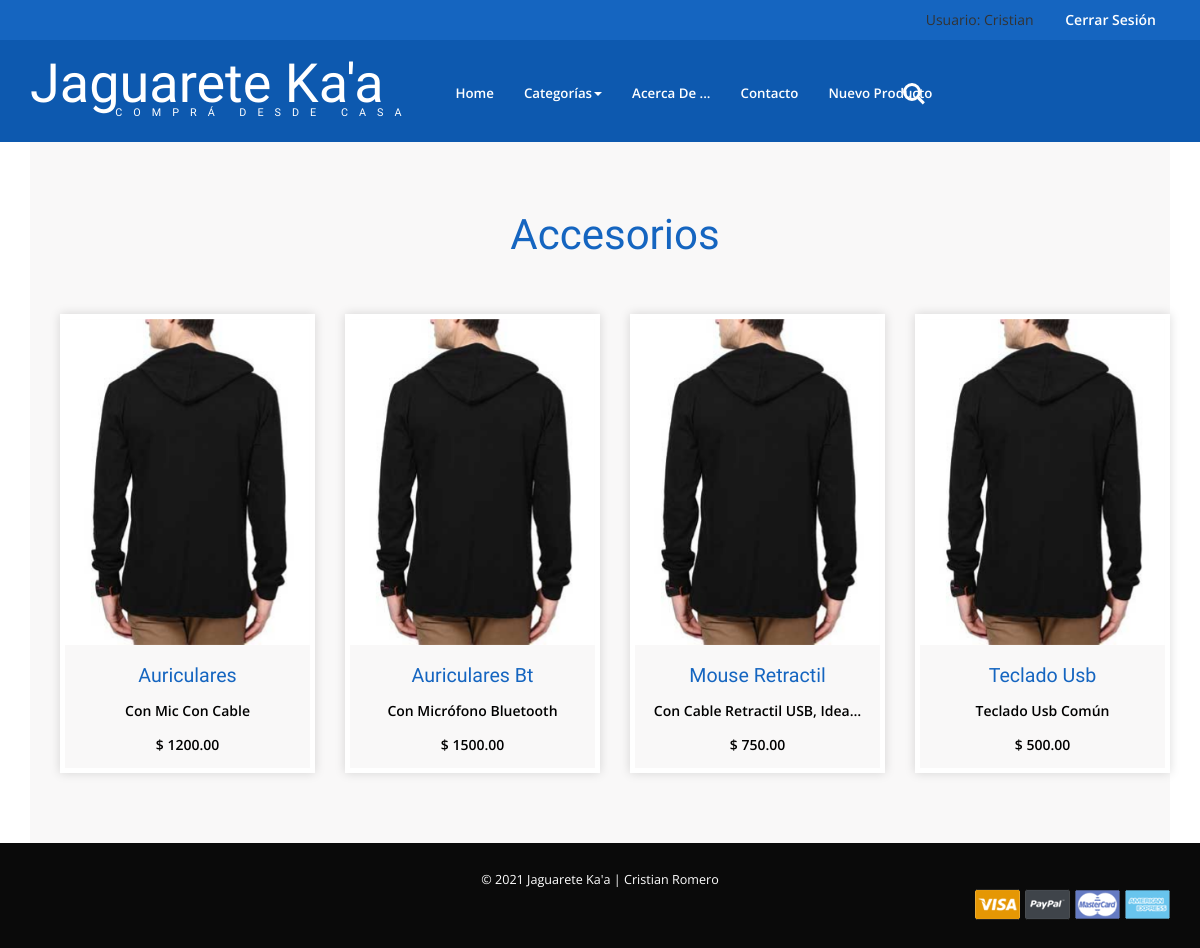
Page /ecom/listcategorias?Search=1 (signed in) on the committed database.
### frontend/models.py (models this page shows, shortened)
class Categorias(models.Model):
    nombre = models.CharField(max_length=200)

class Productos(models.Model):
    nombre = models.CharField(max_length=200)
    precio = models.DecimalField(max_digits=11, decimal_places=2)
    descripcion = models.TextField()
    foto = models.CharField(max_length=5000, null=True, blank=True)
    banner = models.CharField(max_length=5000, null=True, blank=True)
    fecha = models.DateTimeField(auto_now_add=True)
    categoria = models.ForeignKey(Categorias, on_delete=models.CASCADE)
    class Meta:
        ordering = ['nombre']

### frontend/views.py (the view)
# urls.py: path('listcategorias', views.listcategorias, name='listcategorias'),
def listcategorias(request):
    cat_id = request.GET.get("Search")
    prodcat = Productos.objects.filter(categoria = cat_id)
    cate = Categorias.objects.filter(id = cat_id)
    return render (request, "listcategorias.html", {'prodcat':prodcat, 'cate':cate})

### frontend/context_processors.py (called while the page is built)
def blog_menu(request):
    link_menu = Categorias.objects.all()
    return { 'link_menu': link_menu }

def list_prod(request):
    link_prod = Productos.objects.raw('SELECT * FROM frontend_productos ORDER BY fecha desc')[3:10]
    return { 'link_prod': link_prod }

def last_prod(request):
    lprod = Productos.objects.raw('SELECT * FROM frontend_productos ORDER BY fecha desc')[:3]
    return { 'lprod': lprod }

def grupo(request):
    users_in_group = Group.objects.get(name="Clientes").user_set.all()
    return { 'users_in_group': users_in_group }

### frontend/templates/listcategorias.html (shortened to what this page needs)
{% extends "layout.html" %}
{% load static %}
{% block content %}
<div class="new-arrivals-w3agile">
    <div class="container">
        {% for categoria in cate %}
            <h3 class="tittle1" style=" text-transform: capitalize">{{ categoria.nombre }}</h3>
        {% endfor %}
        <div class="arrivals-grids">
            {% for producto in prodcat %}
            <div class="col-md-3 arrival-grid simpleCart_shelfItem">
                <div class="grid-arr">
                    <div  class="grid-arrival">
                        <figure>
                            <a href="{% url 'productos' producto.id %}">
                                <div class="grid-img">
                                    <img  src="{% static 'images/p28.jpg' %}" class="img-responsive" alt="">
                                </div>
                            </a>
                        </figure>
                    </div>
                    <div class="women">
                        <h6 style=" text-transform: capitalize"><a href="single.html">{{ producto.nombre }}</a></h6>
                        <span class="size" style=" text-transform: capitalize">{{ producto.descripcion|truncatechars:30 }}</span>
                        <p ><em class="item_price">$ {{ producto.precio }}</em></p>
                    </div>
                </div>
            </div>
            {% endfor %}
            <div class="clearfix"></div>
        </div>
    </div>
</div>
{% endblock %}

### frontend/templates/layout.html (shortened to what this page needs)
<!DOCTYPE HTML>
<html lang="es">
	<head>
		{% load static %}
		<link href="{% static 'css/bootstrap.css' %}" rel="stylesheet" type="text/css" media="all"/>
		<link href="{% static 'css/style.css' %}" rel="stylesheet" type="text/css" media="all" />
		<link href="{% static 'css/font-awesome.css' %}" rel="stylesheet">
		<link rel="stylesheet" href="{% static 'css/jstarbox.css'%}" type="text/css" media="screen" charset="utf-8" />
	</head>
	<body>
		<div class="header">
			<div class="header-top">
				<div class="container">
					<div class="top-right">
						<ul>
							{% if user.is_authenticated %}
								<li>Usuario: {{ user.get_username }}</li>
								<li><a href="{% url 'logout'%}?next={{request.path}}">Cerrar sesión</a></li>
						  	{% else %}
						  		<li><a href="{% url 'login' %}">Login</a></li>
						  		<li><a href="{% url 'register' %}"> Registro </a></li>
						  	{% endif %}
						</ul>
					</div>
					<div class="clearfix"></div>
				</div>
			</div>
			<div class="heder-bottom">
				<div class="container">
					<div class="logo-nav">
						<div class="logo-nav-left">
							<h1><a href="{% url 'index' %}">Jaguarete Ka'a <span>&nbsp &nbsp &nbsp Comprá desde casa</span></a></h1>
						</div>
						<div class="logo-nav-left1">
							<nav class="navbar navbar-default">
								<div class="collapse navbar-collapse" id="bs-megadropdown-tabs">
									<ul class="nav navbar-nav">
										<li class="active"><a href="{% url 'index' %}" class="act">Home</a></li>
										<li class="dropdown">
											<a href="#" class="dropdown-toggle" data-toggle="dropdown">Categorías<b class="caret"></b></a>
										</li>
										<li><a href="{% url 'aboutus' %}">Acerca de ...</a></li>
										<li><a href="mailto:contacto@jaguaretekaa.com">Contacto</a></li>
										{% if perms.catalog.can_mark_returned %}
											<li><a href="{% url 'aboutus' %}">Nuevo Producto</a></li>
										{% endif %}
									</ul>
								</div>
							</nav>
						</div>
						<div class="logo-nav-right">
							<ul class="cd-header-buttons">
								<li><a class="cd-search-trigger" href="#cd-search"> <span></span></a></li>
							</ul>
						</div>
							<div class="clearfix"> </div>
						</div>
					</div>
				</div>
			</div>
			<div class="container">
   	        	{% block content %}
            	{% endblock content %}
        	</div>
	</body>
	<footer>
		<div class="copy-section">
			<div class="container">
				<div class="copy-center">
					<p>&copy; 2021 Jaguarete Ka'a | Cristian Romero
				</div>
				<div class="copy-right">
					<img src="{% static 'images/card.png' %}" alt=""/>
				</div>
				<div class="clearfix"></div>
			</div>
		</div>
	</footer>
</html>

### rows in the picture
Categorias: nombre "Accesorios"
Productos: nombre "Auriculares", descripcion "Con Mic Con Cable", precio "1200.00"
Productos: nombre "Auriculares Bt", descripcion "Con Micrófono Bluetooth", precio "1500.00"
Productos: nombre "Mouse Retractil", descripcion "Con Cable Retractil USB, Idea…", precio "750.00"
Productos: nombre "Teclado Usb", descripcion "Teclado Usb Común", precio "500.00"

### other values in the picture
{{ user.get_username }} "Cristian"
